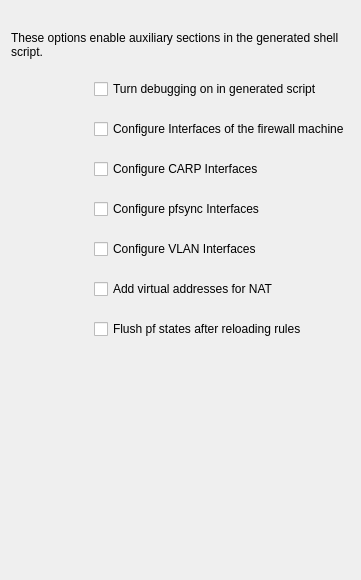
     <widget class="QWidget" name="tab8">
      <attribute name="title">
       <string>Script</string>
      </attribute>
      <layout class="QGridLayout" name="gridLayout_4">
       <property name="verticalSpacing">
        <number>20</number>
       </property>
       <item row="0" column="2">
        <spacer>
         <property name="orientation">
          <enum>Qt::Vertical</enum>
         </property>
         <property name="sizeType">
          <enum>QSizePolicy::Fixed</enum>
         </property>
         <property name="sizeHint" stdset="0">
          <size>
           <width>20</width>
           <height>20</height>
          </size>
         </property>
        </spacer>
       </item>
       <item row="1" column="0" colspan="3">
        <widget class="QLabel" name="textLabel8">
         <property name="text">
          <string>These options enable auxiliary sections in the generated shell script.</string>
         </property>
         <property name="alignment">
          <set>Qt::AlignVCenter</set>
         </property>
         <property name="wordWrap">
          <bool>true</bool>
         </property>
        </widget>
       </item>
       <item row="2" column="0" rowspan="3">
        <spacer>
         <property name="orientation">
          <enum>Qt::Horizontal</enum>
         </property>
         <property name="sizeType">
          <enum>QSizePolicy::Fixed</enum>
         </property>
         <property name="sizeHint" stdset="0">
          <size>
           <width>40</width>
           <height>70</height>
          </size>
         </property>
        </spacer>
       </item>
       <item row="2" column="1" colspan="2">
        <widget class="QCheckBox" name="pf_debug">
         <property name="text">
          <string>Turn debugging on in generated script</string>
         </property>
        </widget>
       </item>
       <item row="3" column="1" colspan="2">
        <widget class="QCheckBox" name="pf_configure_interfaces">
         <property name="text">
          <string>Configure Interfaces of the firewall machine</string>
         </property>
        </widget>
       </item>
       <item row="4" column="1" colspan="2">
        <widget class="QCheckBox" name="pf_configure_carp_interfaces">
         <property name="text">
          <string>Configure CARP Interfaces</string>
         </property>
        </widget>
       </item>
       <item row="5" column="1" colspan="2">
        <widget class="QCheckBox" name="pf_configure_pfsync_interfaces">
         <property name="text">
          <string>Configure pfsync Interfaces</string>
         </property>
        </widget>
       </item>
       <item row="6" column="1" colspan="2">
        <widget class="QCheckBox" name="pf_configure_vlan_interfaces">
         <property name="text">
          <string>Configure VLAN Interfaces</string>
         </property>
        </widget>
       </item>
       <item row="7" column="1" colspan="2">
        <widget class="QCheckBox" name="pf_manage_virtual_addr">
         <property name="text">
          <string>Add virtual addresses for NAT</string>
         </property>
        </widget>
       </item>
       <item row="8" column="1" colspan="2">
        <widget class="QCheckBox" name="pf_flush_states">
         <property name="text">
          <string>Flush pf states after reloading rules</string>
         </property>
        </widget>
       </item>
       <item row="9" column="1">
        <spacer>
         <property name="orientation">
          <enum>Qt::Vertical</enum>
         </property>
         <property name="sizeType">
          <enum>QSizePolicy::Expanding</enum>
         </property>
         <property name="sizeHint" stdset="0">
          <size>
           <width>20</width>
           <height>230</height>
          </size>
         </property>
        </spacer>
       </item>
      </layout>
     </widget>
